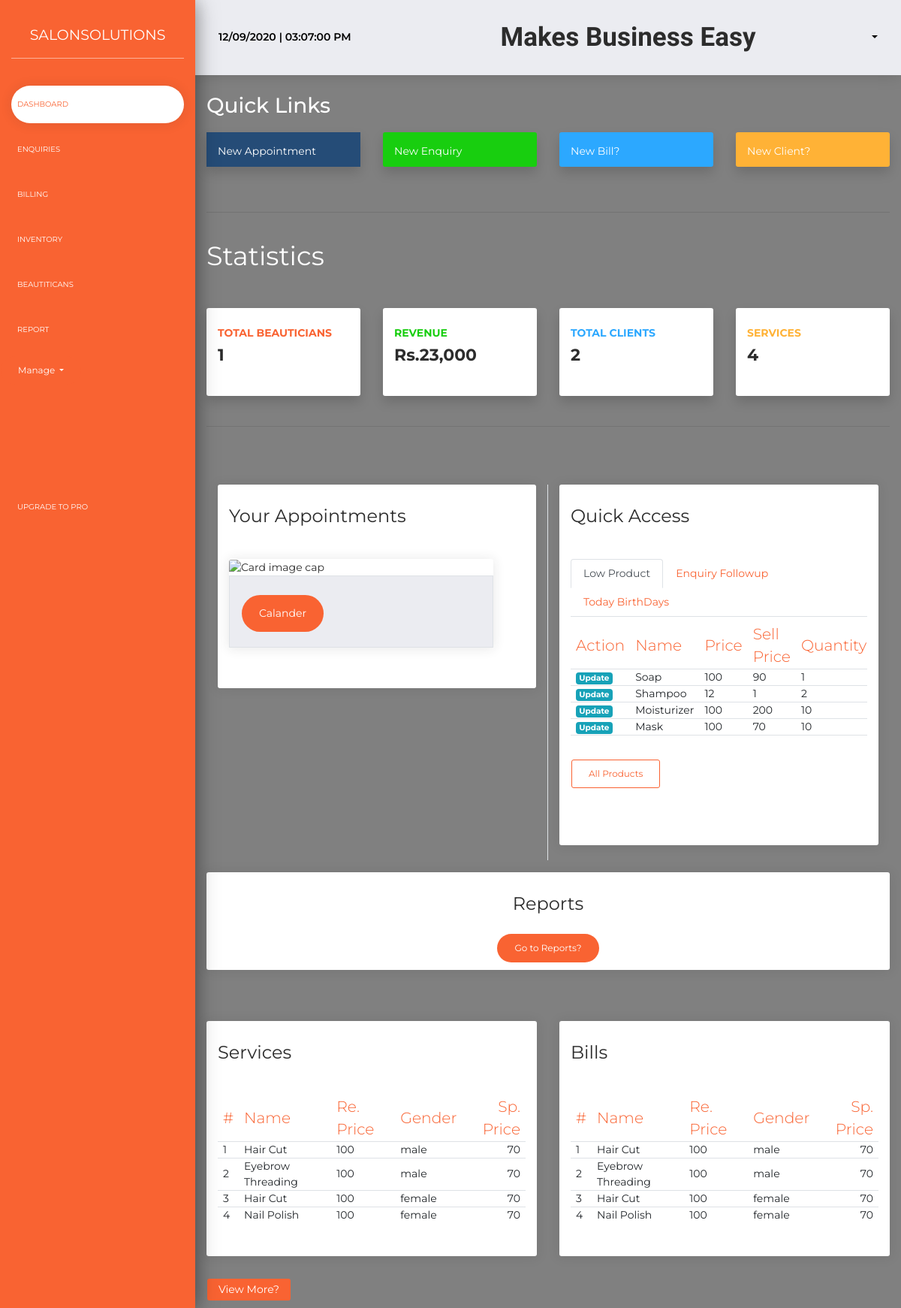
The app's page / (signed in) with its own data.
### basic/models.py (models this page shows, shortened)
class Product(models.Model):
    name = models.CharField(max_length=100 ,null=True , blank=True )
    bprice = models.IntegerField(default=0 , null=True  , blank=True)
    sprice = models.IntegerField(default=0 , null= True , blank=True)
    category = models.ForeignKey(Category , on_delete= models.CASCADE)
    quantity = models.IntegerField(default=10)
    img = models.ImageField(null=True , blank=True)
    date = models.DateTimeField(auto_now_add=True)

class Service(models.Model):
    name = models.CharField(max_length=100 , null=True ,blank=True)
    price = models.IntegerField(default=0)
    duration = models.IntegerField(default=0)
    mprice = models.IntegerField(default=0)
    gender = models.CharField(max_length=10 , choices=GENDER_TYPES , default='others')

### basic/views.py (the view)
# urls.py: path('' , views.home , name='dashboard'),
@login_required(login_url='loginPage')
def home(request):
    today = datetime.now()
    enq = Enquiry.objects.all()
    service  = Service.objects.all()
    pro = Product.objects.all().order_by('quantity')
    empCount = Employee.objects.count()
    clients = Client.objects.count()
    services = Service.objects.count()
    params = {
        'enq': enq ,
        'pro' : pro,
        'empCount' : empCount,
        'Clients' : clients,
        'services': services,
        'service': service,
        'today' : today
    }
    return render(request , 'basic/dashboard.html' , params)

### basic/templates/basic/dashboard.html (shortened to what this page needs)
{% extends 'basic/base.html' %}
{% block content %}
      <div class='container-fluid ' style="margin-top: 100px;">
      <br>
<h1 class="h3 mb-3 text-gray-800" style="color:white;">Quick Links</h1>
    <div class='row'>
                                <div class=" mb-4 col-sm-3">
                                    <a class="card bg-primary text-white shadow" href="">
                                        <div class="card-body" style="background-color: #254C77;">
                                            New Appointment
                                        </div>
                                    </a>
                                </div>
                                <div class="mb-4 col-sm-3">
                                    <a class="card bg-success text-white shadow" href="">
                                        <div class="card-body">
                                            New Enquiry
                                        </div>
                                    </a>
                                </div>
                                <div class="mb-4 col-sm-3">
                                    <a class="card bg-info text-white shadow" href="">
                                        <div class="card-body">
                                            New Bill?
                                        </div>
                                    </a>
                                </div>
                                <div class="mb-4 col-sm-3">
                                    <a class="card bg-warning text-white shadow" href="">
                                        <div class="card-body">
                                            New Client?
                                        </div>
                                    </a>
                                </div>
    </div>
    <hr>
    <br>
                <h2 style="color:white;">Statistics</h2>
     <div class="row mt-5">
                        <div class="col-xl-3 col-md-6 mb-4">
                            <div class="card border-left-primary shadow h-100 py-2">
                                <div class="card-body">
                                    <div class="row no-gutters align-items-center">
                                        <div class="col mr-2">
                                            <div class="text-xs font-weight-bold text-primary text-uppercase mb-1">
                                               Total beauticians</div>
                                            <div class="h5 mb-0 font-weight-bold text-gray-800">{{empCount}}</div>
                                        </div>
                                    </div>
                                </div>
                            </div>
                        </div>
                        <div class="col-xl-3 col-md-6 mb-4">
                            <div class="card border-left-success shadow h-100 py-2">
                                <div class="card-body">
                                    <div class="row no-gutters align-items-center">
                                        <div class="col mr-2">
                                            <div class="text-xs font-weight-bold text-success text-uppercase mb-1">
                                                Revenue</div>
                                            <div class="h5 mb-0 font-weight-bold text-gray-800"> Rs.23,000</div>
                                        </div>
                                    </div>
                                </div>
                            </div>
                        </div>
                        <div class="col-xl-3 col-md-6 mb-4">
                            <div class="card border-left-info shadow h-100 py-2">
                               <div class="card-body">
                                    <div class="row no-gutters align-items-center">
                                        <div class="col mr-2">
                                            <div class="text-xs font-weight-bold text-info text-uppercase mb-1 hoverclass">Total Clients
                                            </div>
                                            <div class="row no-gutters align-items-center">
                                                <div class="col-auto">
                                                    <div class="h5 mb-0 mr-3 font-weight-bold text-gray-800 hoverclass">{{Clients}}</div>
                                                </div>
                                            </div>
                                        </div>
                                      </div>
                                </div>
                            </div>
                        </div>
                        <div class="col-xl-3 col-md-6 mb-4">
                            <div class="card border-left-warning shadow h-100 py-2">
                                <div class="card-body">
                                    <div class="row no-gutters align-items-center">
                                        <div class="col mr-2">
                                            <div class="text-xs font-weight-bold text-warning text-uppercase mb-1">
                                                Services</div>
                                            <div class="h5 mb-0 font-weight-bold text-gray-800">{{services}}</div>
                                        </div>
                                    </div>
                                </div>
                            </div>
                        </div>
                    </div>
    <hr>
    <br>
      <div class="d-flex justify-content-between flex-wrap flex-md-nowrap align-items-center pt-3 pb-2 mb-3 ">
      </div>
        <div class='container '>
        <div class='row'>
          <div class='col-sm-6  border-right' >
              <div class="card  card-tasks">
              <div class="card-header ">
                <h4 class="card-title">Your Appointments</h4>
              </div>
              <div class="card-body d-flex justify-content-left my-4">
                <div class="card" style="width: 22rem;">
                <img class="card-img-top" src="https://wpcom.files.wordpress.com/2018/07/sw-531542.jpg?w=888" alt="Card image cap">
                <div class="card-body border" style="background-color: #EBECF1; ">
                  <a href="{% url 'calendarapp:calendar' %}" class='btn btn-round btn-primary btn-lg'>Calander   </a>
                </div>
              </div>
              </div>
            </div>
          </div>
          <div class='col-sm-6'>
           <div class="card  card-tasks" style="min-height: 30rem;">
              <div class="card-header ">
                <h4 class="card-title">Quick Access</h4>
              </div>
              <div class="card-body  my-4">
                <ul class="nav nav-tabs" id="myTab" role="tablist">
                  <li class="nav-item">
                      <a class="nav-link active" id="home-tab" data-toggle="tab" href="#home" role="tab" aria-controls="home" aria-selected="true">Low Product</a>
                  </li>
                  <li class="nav-item">
                      <a class="nav-link" id="profile-tab" data-toggle="tab" href="#profile" role="tab" aria-controls="profile" aria-selected="false">Enquiry Followup</a>
                  </li>
                  <li class="nav-item">
                      <a class="nav-link" id="messages-tab" data-toggle="tab" href="#messages" role="tab" aria-controls="messages" aria-selected="false">Today BirthDays</a>
                  </li>
                </ul>
                <div class="tab-content">
                <div class="tab-pane active" id="home" role="tabpanel" aria-labelledby="home-tab">{% include 'basic/followup/lowproduct.html' %}</div>
                </div>
              </div>
            </div>
          </div>
        </div>
      </div>
            <div class='row my-3'>
           <div class='container'>
             <div class="card">
              <div class="card-header">
                <center><h4 class="card-title"> Reports </h4></center>
                 <center><a href="#" class='btn btn-primary btn-round'> Go to Reports?  </a></center>
              </div>
            </div>
           </div>
      </div>
        <div class='row mt-5'>
          <div class='col-sm-6'>
            <div class="card  card-tasks">
              <div class="card-header ">
                <h4 class="card-title">Services</h4>
              </div>
              <div class="card-body  my-4">
                <div class="table-responsive">
                  <table class="table">
                    <thead class=" text-primary">
                      <th>
                        #
                      </th>
                      <th>
                        Name
                      </th>
                      <th>
                        Re. Price
                      </th>
                      <th>
                      Gender
                        </th>
                      <th class="text-right">
                        Sp. Price
                      </th>
                    </thead>
                    <tbody>
                    {% for i in service  %}
                      <tr>
                        <td>
                            {{i.id}}
                        </td>
                        <td>
                          {{i.name}}
                        </td>
                        <td>
                          {{i.price}}
                        </td>
                        <td >
                        {{i.gender}}
                        </td>
                        <td class="text-right">
                          {{i.mprice}}
                        </td>
                      </tr>
                      {% endfor %}
                    </tbody>
                  </table>
                </div>
              </div>
    </div>
                  <a href = "{% url 'enquiry' %}" class='btn btn-sm btn-primary'>View More?</a>
          </div>
          <div class='col-sm-6'>
            <div class="card  card-tasks">
              <div class="card-header ">
                <h4 class="card-title">Bills</h4>
              </div>
              <div class="card-body  my-4">
                <div class="table-responsive">
                  <table class="table">
                    <thead class=" text-primary">
                      <th>
                        #
                      </th>
                      <th>
                        Name
                      </th>
                      <th>
                        Re. Price
                      </th>
                      <th>
                      Gender
                        </th>
                      <th class="text-right">
                        Sp. Price
                      </th>
                    </thead>
                    <tbody>
                    {% for i in service  %}
                      <tr>
                        <td>
                            {{i.id}}
                        </td>
                        <td>
                          {{i.name}}
                        </td>
                        <td>
                          {{i.price}}
                        </td>
                        <td >
                        {{i.gender}}
                        </td>
                        <td class="text-right">
                          {{i.mprice}}
                        </td>
                      </tr>
                      {% endfor %}
                    </tbody>
                  </table>
                </div>
              </div>
          </div>
        </div>
  </div>
{% endblock content %}

### basic/templates/basic/followup/lowproduct.html
<div class="table-responsive">
                  <table class="table my-2 border-bottom">
                    <thead class=" text-primary ">
                      <th>
                        Action
                      </th>
                      <th>
                        Name
                      </th>
                      <th>
                        Price
                      </th>
                      <th>
                        Sell Price
                      </th>
                      <th >
                        Quantity
                      </th>
                    </thead>
                    <tbody class='mt-2'>
                    {% for i in pro %}
                      <tr class='py-2'>
                       <td>
                          <a href="{% url 'productEnquiry' i.id %}" class="badge badge-info">Update</a>
                        </td>
                        <td>
                          {{i.name}}
                        </td>
                        <td>
                          {{i.bprice}}
                        </td>
                        <td>
                          {{i.sprice}}
                        </td>
                        <td >
                          {{i.quantity}}
                        </td>
                      </tr>
                   {% endfor %}
                    </tbody>
                  </table>
                  <a href="" class='btn btn-outline-primary mt-4'>All Products </a>
                </div>

### records on screen
Product: name "Soap", bprice "100", sprice "90", quantity "1"
Product: name "Shampoo", bprice "12", sprice "1", quantity "2"
Product: name "Moisturizer", bprice "100", sprice "200", quantity "10"
Product: name "Mask", bprice "100", sprice "70", quantity "10"
Service: id "1", name "Hair Cut", price "100", gender "male", mprice "70"
Service: id "2", name "Eyebrow Threading", price "100", gender "male", mprice "70"
Service: id "3", name "Hair Cut", price "100", gender "female", mprice "70"
Service: id "4", name "Nail Polish", price "100", gender "female", mprice "70"

### other values on screen
{{ empCount }} "1"
{{ Clients }} "2"
{{ services }} "4"
